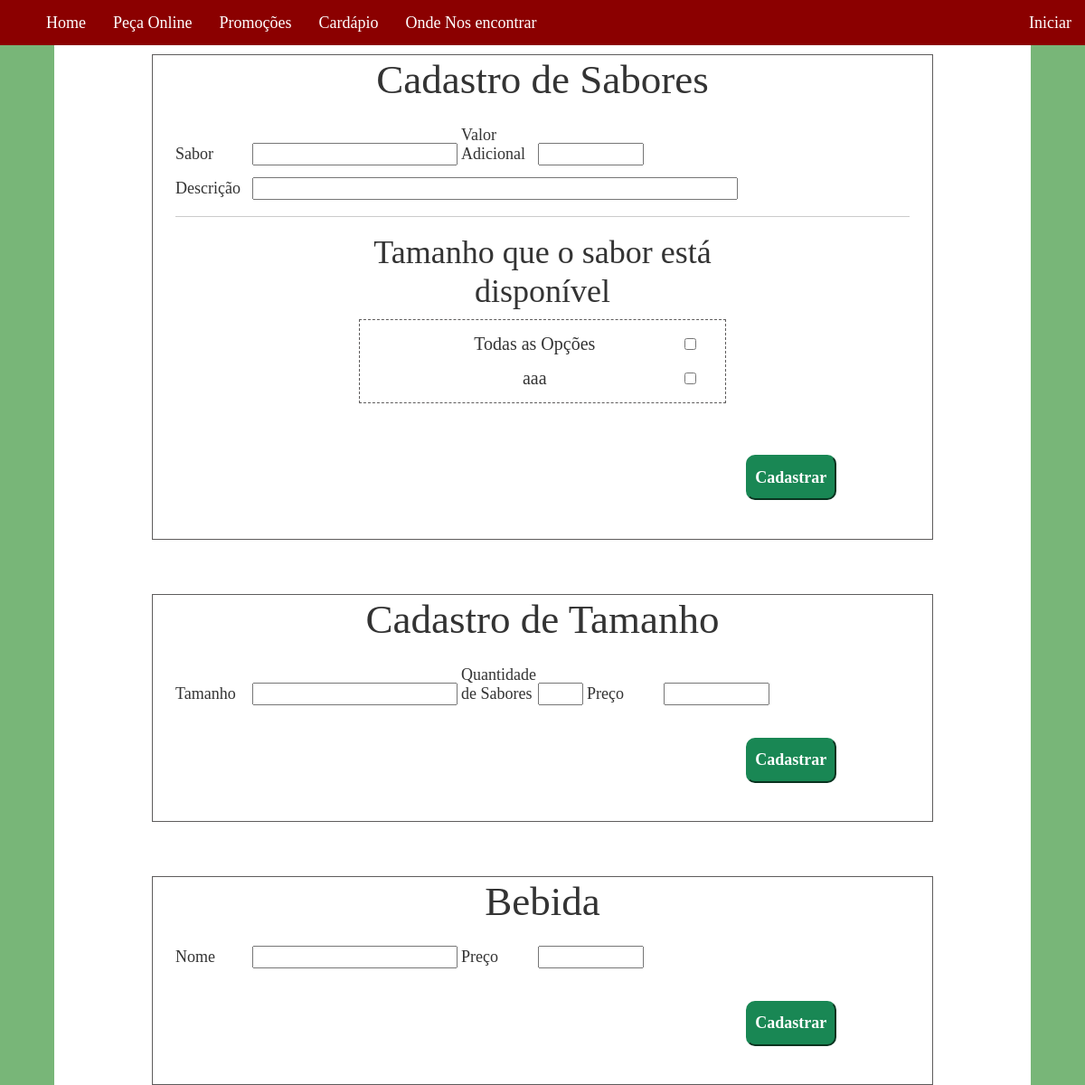
Page /cadastro-cardapio.php on the earlier database version.
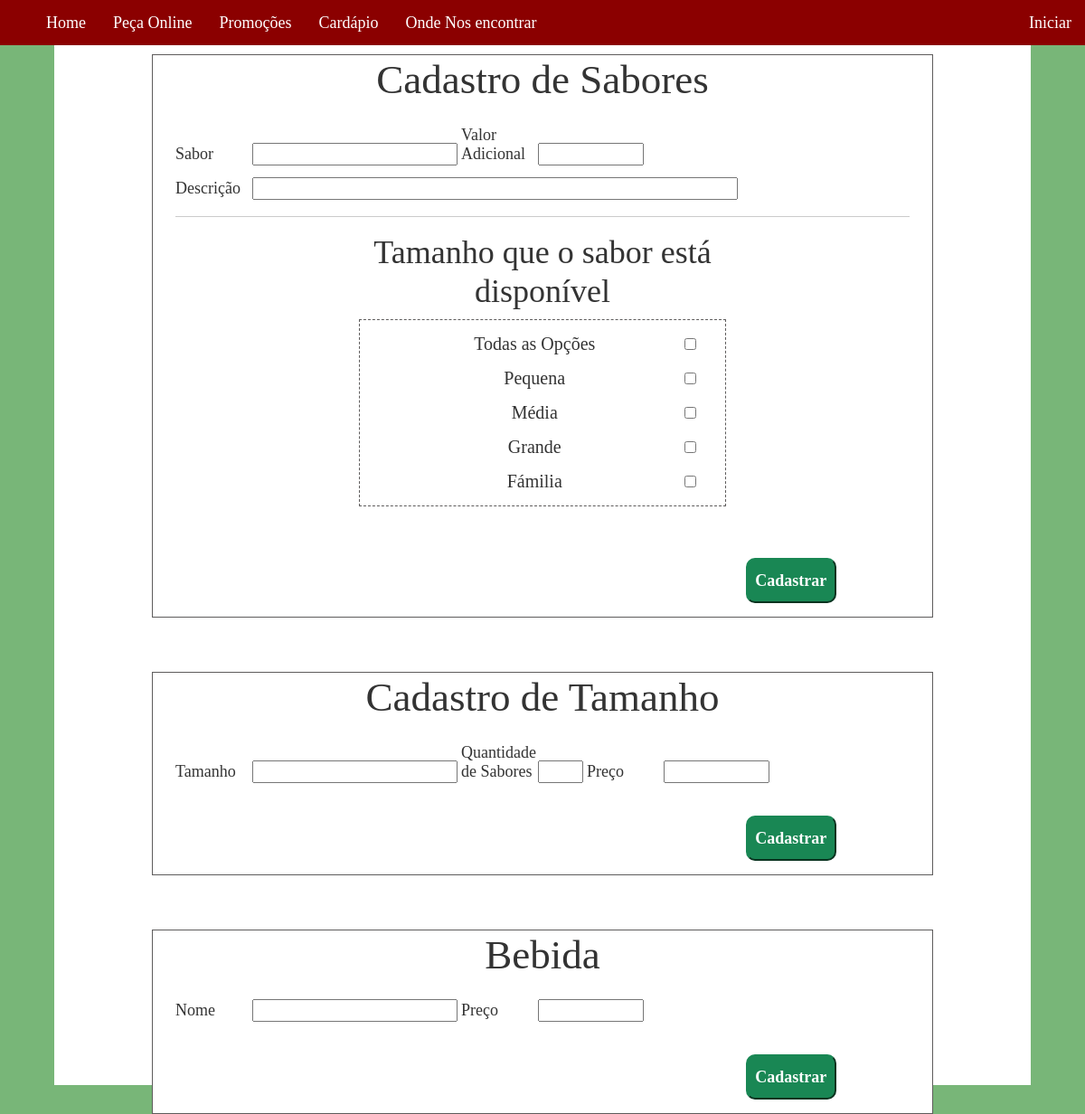
Same page on the later database version.
### tables this page shows
CREATE TABLE IF NOT EXISTS `tamanho` (
  `idPizza` int(11) NOT NULL AUTO_INCREMENT,
  `nome` varchar(30) NOT NULL,
  `preco` double NOT NULL,
  `status` enum('on','off') NOT NULL,
  `qtdeSabor` int(11) NOT NULL,
  PRIMARY KEY (`idPizza`)
);

### cadastro-cardapio.php (the view, shortened to what this page needs)
<html>
    <head>
        <link href="https://cdn.jsdelivr.net/npm/bootstrap@5.0.0-beta1/dist/css/bootstrap.min.css" rel="stylesheet">
        <link rel="stylesheet" type="text/css" href="css/cadastro-cardapio.css">
    </head>
            <?php include ('php/barra-menu.php') ?>
    <body>
        <div class="principal">
            <div class="cadastro_sabor">
                <h1>Cadastro de Sabores</h1>
                    <form method="POST" class=campos_cadastro action="php\cardapio\cadastro-sabor.php">
                        <label> Sabor </label> <input type="text" name="sabor">
                        <label> Valor Adicional </label> <input class="money" id="input" size="9" type="text" name="add"><br>
                        <label> Descrição </label> <input type="text" name="desc" size="51">
                        <hr>
                        <h2 class="texto-tamanho"> Tamanho que o sabor está disponível </h2>
                        <div class="lista_tamanhos">
                            <?php
                                include "php\conexaoBD.php";
                                $sql = "SELECT nome,idPizza FROM `tamanho` ORDER BY preco ASC";
                                $result = $conn->query($sql);
                                if ($result->num_rows > 0) {
                                    echo "<label> Todas as Opções </label> <input type='checkbox' id='select-all'> </label>";
                                    while($row = $result->fetch_assoc()) {
                                        $nome_tamanho = $row["nome"];
                                        $idPizza = $row["idPizza"];
                                        echo "<label> $nome_tamanho </label> <input type='checkbox' name='tamanho[]' value='$idPizza'>";
                                    }
                                }
                            ?>
                        </div>
                        <?php
                            echo"<br><br>";
                        ?>
                        <input type="submit" value="Cadastrar" class="btn_cadastrar">
                    </form>
            </div>
            <div class="cadastro_sabor">
                <h1>Cadastro de Tamanho</h1>
                <form method="POST" class=campos_cadastro action="php\cardapio\cadastro-tamanho.php">
                    <label> Tamanho </label> <input type="text" name="tamanho">
                    <label> Quantidade de Sabores </label> <input type="number" name="qtdeSabor" min="1" max='6'>
                    <label> Preço </label> <input class="money" id="input" size="9" type="text" name="preco"> <br><br>
                    <input type="submit" value="Cadastrar" class="btn_cadastrar">
                </form>
            </div>
            <div class="cadastro_sabor">
                <h1>Bebida</h1>
                <form method="POST" class=campos_cadastro action="php\cardapio\cadastro-bebida.php">
                    <label> Nome </label> <input type="text" name="nomeBebida">
                    <label> Preço </label> <input class="money" id="input" size="9" type="text" name="preco"> <br><br>
                    <input type="submit" value="Cadastrar" class="btn_cadastrar">
                </form>
            </div>
        </div>
    </body>
</html>

Differences in the rows shown:
removed tamanho: nome "aaa"
added tamanho: nome "Pequena"
added tamanho: nome "Média"
added tamanho: nome "Grande"
added tamanho: nome "Fámilia"
